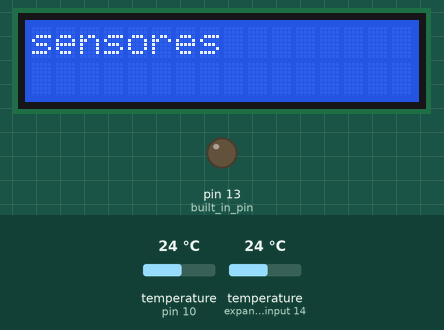
Bench run of a program on a simulated Arduino Nano, built with avr-gcc and run on an emulated ATmega328P. Parts: 16×2 character LCD, output pins drawn as LEDs (lit = HIGH). The test bench sets the inputs (shaded band); at power-on: temperature (sensors on pin 10, expander input 14) 24 °C. What the program prints to the serial monitor is not drawn.

Above: at 1.4 s.
1.5 s: temperature (sensor on pin 10) set to 28.7 °C
4.4 s: temperature (sensor on pin 10) set to 29.9 °C
At 6.1 s:
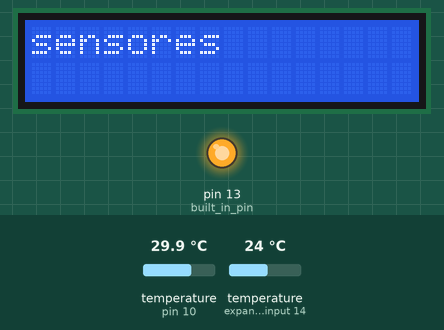
7.3 s: temperature (sensor on pin 10) set to 26.6 °C
10.2 s: temperature (sensor on pin 10) set to 25.5 °C
At 12.3 s:
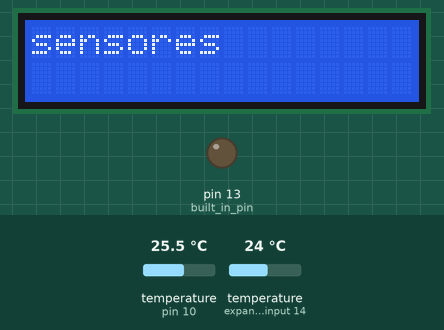
13.1 s: temperature (sensor on pin 10) set to 33 °C
At 14.6 s:
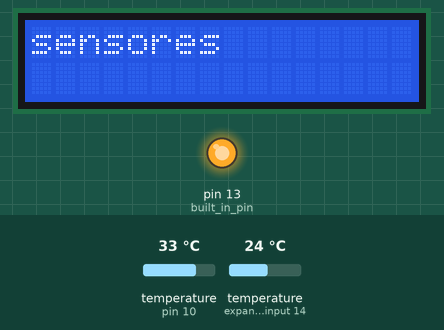
Timing chart, 0 to 16.1 s (numbered marks = the images above; inputs shaded):
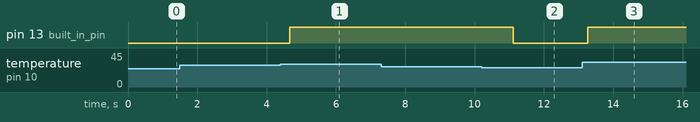

The program:

main.cpp
```cpp
#include <Arduino.h>
//incluye las librerias necesarias
#include <OneWire.h>
#include <DallasTemperature.h>
#include <configuracion.h>
#include <debug.h>
#include <control.h>
#include  <Wire.h>
#include  <LiquidCrystal_I2C.h>

// Constructor de la librería de LCD 16x2
// Aqui se configuran los pines asignados a la pantalla del PCF8574
LiquidCrystal_I2C lcd(0x27, 2, 1, 0, 4, 5, 6, 7, 3, POSITIVE);


// se crea una instancia del controlador de comunicacion onewire
OneWire canal_oneWire(ONE_WIRE_PIN);

// pasamos referencia del contolador de comunicacion al driver del sensor
DT sensors(&canal_oneWire);

// asignacion de las direcciones de los sensores
Dir termometro_exterior = sensor_10m;
Dir termometro_interior_1m = sensor_1m ;
Dir termometro_interior_2m = sensor_2m ;


/*
 * rutina inicial de configuracion
 */
void setup(void)
{
  //inicializa display
  lcd.begin(16, 2);
  // Mover el cursor a la primera posición de la pantalla (0, 0)
  lcd.home ();
  // Imprimir "Hola Mundo" en la primera linea
  lcd.print("sensores");

  //se inicializa la salida de control del rele de la bomba
  pinMode(built_in_pin,OUTPUT);


  // inicializa puerto serie
  Serial.begin(9600);
  Serial.println("lector de tres sensores pero conectados 2 ");

  // localiza sensores en el bus
  Serial.print("localizando dispositivos...");
  sensors.begin();
  Serial.print("encontrados  ");
  Serial.print(sensors.getDeviceCount(), DEC);
  Serial.println(" dispositivos.");

  // informa sobre el modo de energia del bus
  Serial.print("el modo parasito esta en: ");
  if (sensors.isParasitePowerMode()) Serial.println("ON");
  else Serial.println("OFF");


  Serial.print("Device 0 Address: ");
  printAddress(termometro_exterior);
  Serial.println();
  Serial.print("Device 1 Address: ");
  printAddress(termometro_interior_1m);
  Serial.println();

  // set the resolution to 9 bit (Each Dallas/Maxim device is capable of several different resolutions)
  sensors.setResolution(termometro_exterior, 9);
  sensors.setResolution(termometro_interior_1m, 9);

  Serial.print("Device 0 Resolution: ");
  Serial.print(sensors.getResolution(termometro_exterior), DEC);
  Serial.println();

  Serial.print("Device 1 Resolution: ");
  Serial.print(sensors.getResolution(termometro_interior_1m), DEC);
  Serial.println();
}


/*
 * bucle principal
 */
void loop(void)
{

  bool caca = termostato(&sensors,termometro_interior_1m,termometro_interior_2m,5,2);


  delay(2000);

}
```

control.cpp
```cpp
#include <control.h>
#include <configuracion.h>
#include <DallasTemperature.h>

bool termostato(DT *sensors,Dir sonda_termo,Dir sonda_exterior,float histeresis,float error)

{

bool sondas_correctas = true;

float temperatura_termo,temperatura_radiador,salto_termico;
sensors->requestTemperatures();
temperatura_radiador = sensors->getTempC(sonda_exterior);
temperatura_termo = sensors->getTempC(sonda_termo);

    if (sondas_correctas)
    {

     salto_termico = temperatura_radiador-temperatura_termo;

     //solo debug
    Serial.println(" salto termico ") ;
    Serial.println(salto_termico);
    //solo debug


        if (salto_termico>histeresis)
        {
            Serial.println("enciende bomba");
            digitalWrite(built_in_pin,HIGH);

        }
        if (salto_termico<error)
        {
            Serial.println("apaga bomba");
            digitalWrite(built_in_pin,LOW);

        }
    }


//debug only
Serial.print(" Temperatura termo: ");
Serial.print(temperatura_termo);

Serial.print(" Temperatura radiador : ");
Serial.print(temperatura_radiador);
Serial.println(" ");
//debug only
return 0;

}
```

control.h
```cpp
#if !defined(config_h)
#define config_h
#include <configuracion.h>
#include <DallasTemperature.h>
//termostato diferencial con histeresis programable
bool termostato(DT *sensors,Dir sonda_termo,Dir sonda_exterior,float histeresis,float error);


#endif // config_h
```

debug.cpp
```cpp
#include <debug.h>
#include <DallasTemperature.h>


// function to print a device address
void printAddress(Dir deviceAddress)
{
  for (uint8_t i = 0; i < 8; i++)
  {
    if (deviceAddress[i] < 16) Serial.print("0");
    Serial.print(deviceAddress[i], HEX);
  }
}


// function to print the temperature for a device
void printTemperature(Dir deviceAddress , DT sensors, bool farenheit)
{

  float tempC = sensors.getTempC(deviceAddress);

  if(tempC == DEVICE_DISCONNECTED_C)
  {
    Serial.println("Error: Could not read temperature data");
    return;
  }
  Serial.print(" Temp C: ");
  Serial.print(tempC);

  if (farenheit)
  {
  Serial.print(" Temp F: ");
  Serial.print(DT::toFahrenheit(tempC)); // Converts tempC to Fahrenheit
  }
  Serial.println(" ");
}


// a modo de portapapeles escaneo de direcciones por index
/*

  if (!sensors.getAddress(termometro_1, 0)) Serial.println("Unable to find address for Device 0");
  if (!sensors.getAddress(termometro_2, 1)) Serial.println("Unable to find address for Device 1");

*/
```

debug.h
```cpp
#if !defined(debug_h)
#define debug_h

//#include <OneWire.h>
#include <configuracion.h>
#include <DallasTemperature.h>


//imprime la direccion seleccionada pues es un array
void printAddress(Dir deviceAddress);

//imprime la temperatura del dispositivo seleccionado en Cº y Fº
void printTemperature(Dir deviceAddress,DT sensors,bool farenheit = false);


#endif // debug_h
```

configuracion.h
```cpp
#if !defined(configuracion_h)
#define configuracion_h

// numero del pin al que se conecta el sensor
#define ONE_WIRE_PIN 10
// builtin pin
#define built_in_pin 13


// direcciones actuales de los sensores con las medidas
#define sensor_1m   {0x28, 0xB3, 0x07, 0x55, 0x0B, 0x00, 0x00, 0x89}
#define sensor_2m   {0x28, 0x5B ,0x63 ,0x45 ,0x92 ,0x13 ,0x02 ,0x94}
#define sensor_10m  {0x28, 0x97, 0x0A, 0xAA, 0x1B, 0x19, 0x01, 0xAE}
#define DT DallasTemperature
#define Dir DeviceAddress


#endif // configuracion_h
```

Measured:
- the behaviour switches between 29.4 and 29.5 °C on temperature (sensor on pin 10) (found by bisection; images 0 and 1)
- the behaviour switches between 26 and 25.9 °C on temperature (sensor on pin 10) (found by bisection; images 1 and 2)
- after the input at 1.5 s, every drawn part: stays the same
- after the input at 4.4 s, pin 13 (built_in_pin): LOW → HIGH after 0.27 s
- after the input at 7.3 s, every drawn part: stays the same
- after the input at 10.2 s, pin 13 (built_in_pin): HIGH → LOW after 0.91 s
- after the input at 13.1 s, pin 13 (built_in_pin): LOW → HIGH after 0.16 s
